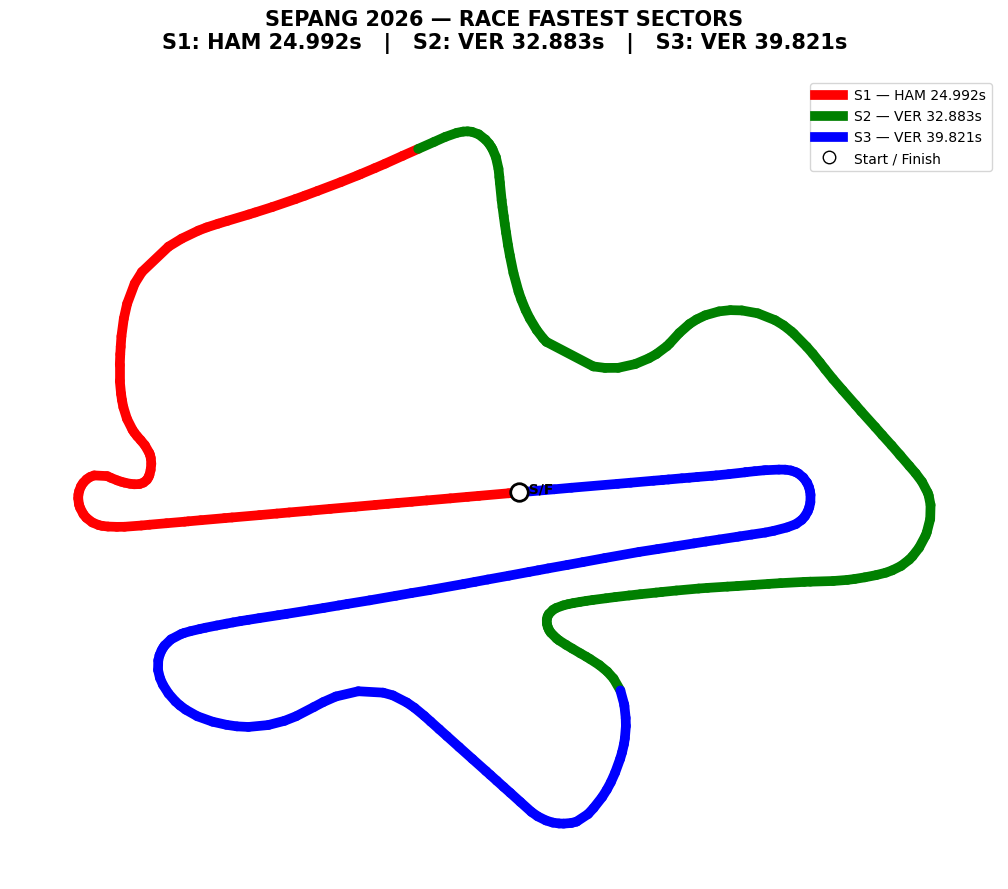

Reproduce this figure in Python.
# ================================================================
# SEPANG / KUALA LUMPUR 2026
# RACE FASTEST SECTORS + CIRCUIT MAP
# OPENF1 - GOOGLE COLAB - ONE CELL
# ================================================================

!pip install -q requests pandas numpy matplotlib

import requests
import pandas as pd
import numpy as np
import matplotlib.pyplot as plt

from matplotlib.collections import LineCollection
from matplotlib.lines import Line2D


# ================================================================
# CONFIG
# ================================================================

YEAR = 2026
BASE = "https://api.openf1.org/v1"


# ================================================================
# API HELPER
# ================================================================

def api_get(endpoint, params=None, allow_empty=False):
    url = f"{BASE}/{endpoint}"

    r = requests.get(
        url,
        params=params,
        timeout=90,
        headers={
            "Accept": "application/json",
            "User-Agent": "Mozilla/5.0"
        }
    )

    if r.status_code != 200:
        print("\nAPI ERROR")
        print("URL    :", r.url)
        print("Status :", r.status_code)
        print("Body   :", r.text[:500])
        raise RuntimeError(f"OpenF1 HTTP {r.status_code}")

    data = r.json()

    if not data and not allow_empty:
        raise RuntimeError(f"No data returned from {endpoint}")

    return data


# ================================================================
# DATETIME HELPER
# ================================================================

def parse_dt(x):
    return pd.to_datetime(
        x,
        format="mixed",
        utc=True,
        errors="coerce"
    )


# ================================================================
# 1. LOAD ALL SESSIONS 2026
# ================================================================

print("=" * 70)
print("LOAD 2026 SESSIONS")
print("=" * 70)

sessions = pd.DataFrame(
    api_get(
        "sessions",
        {"year": YEAR}
    )
)

print("Total 2026 sessions:", len(sessions))


# ================================================================
# 2. CARI SEPANG / KUALA LUMPUR SECARA LOKAL
# ================================================================

location_mask = (
    sessions["location"].astype(str).str.contains(
        "Kuala Lumpur|Sepang",
        case=False,
        regex=True,
        na=False
    )
    |
    sessions["circuit_short_name"].astype(str).str.contains(
        "Sepang|Kuala Lumpur",
        case=False,
        regex=True,
        na=False
    )
)

sepang_sessions = sessions[location_mask].copy()

print("\nMatching sessions:")
display(
    sepang_sessions[
        [
            "session_key",
            "meeting_key",
            "session_name",
            "country_name",
            "location",
            "circuit_short_name",
            "date_start",
            "date_end"
        ]
    ]
)

if sepang_sessions.empty:
    raise RuntimeError(
        "OpenF1 tidak menemukan session Kuala Lumpur / Sepang 2026."
    )


# ================================================================
# 3. PILIH RACE SESSION
# ================================================================

race_sessions = sepang_sessions[
    sepang_sessions["session_name"].astype(str).str.lower().eq("race")
].copy()

if race_sessions.empty:
    raise RuntimeError("Race session Sepang tidak ditemukan.")

race_sessions["parsed_start"] = parse_dt(
    race_sessions["date_start"]
)

race_sessions = race_sessions.sort_values("parsed_start")

session = race_sessions.iloc[-1]

SESSION_KEY = int(session["session_key"])
MEETING_KEY = int(session["meeting_key"])

SESSION_START = parse_dt(session["date_start"])
SESSION_END = parse_dt(session["date_end"])

print("\n" + "=" * 70)
print("RACE SESSION FOUND")
print("=" * 70)
print("Session Key :", SESSION_KEY)
print("Meeting Key :", MEETING_KEY)
print("Location    :", session["location"])
print("Country     :", session["country_name"])
print("Circuit     :", session["circuit_short_name"])
print("Start       :", SESSION_START)
print("End         :", SESSION_END)


# ================================================================
# 4. DRIVER DATA
# ================================================================

drivers = pd.DataFrame(
    api_get(
        "drivers",
        {"session_key": SESSION_KEY}
    )
)

drivers = drivers.drop_duplicates("driver_number")

driver_map = (
    drivers
    .set_index("driver_number")["name_acronym"]
    .to_dict()
)


# ================================================================
# 5. LOAD LAP DATA
# ================================================================

print("\n" + "=" * 70)
print("LOAD RACE LAP DATA")
print("=" * 70)

laps = pd.DataFrame(
    api_get(
        "laps",
        {"session_key": SESSION_KEY}
    )
)

if laps.empty:
    raise RuntimeError("Lap data race kosong.")

laps["date_parsed"] = parse_dt(laps["date_start"])

numeric_columns = [
    "driver_number",
    "lap_number",
    "lap_duration",
    "duration_sector_1",
    "duration_sector_2",
    "duration_sector_3"
]

for column in numeric_columns:
    if column in laps.columns:
        laps[column] = pd.to_numeric(
            laps[column],
            errors="coerce"
        )

# buang row yang tanggalnya invalid
laps = laps[laps["date_parsed"].notna()].copy()

print("Total race laps:", len(laps))


# ================================================================
# 6. FILTER VALID TIMED LAPS
# ================================================================

race_laps = laps.copy()

# buang pit-out kalau ada
if "is_pit_out_lap" in race_laps.columns:
    race_laps = race_laps[race_laps["is_pit_out_lap"] != True].copy()

# wajib punya sector lengkap
race_laps = race_laps.dropna(
    subset=[
        "duration_sector_1",
        "duration_sector_2",
        "duration_sector_3"
    ]
)

# sector valid
race_laps = race_laps[
    (race_laps["duration_sector_1"] > 0)
    &
    (race_laps["duration_sector_2"] > 0)
    &
    (race_laps["duration_sector_3"] > 0)
].copy()

if race_laps.empty:
    raise RuntimeError("Tidak ada valid timed laps untuk race.")

race_laps["Driver"] = race_laps["driver_number"].map(driver_map)
race_laps["Driver"] = race_laps["Driver"].fillna(
    race_laps["driver_number"].astype(str)
)

print("Valid race timed laps:", len(race_laps))
print("Drivers:", sorted(race_laps["Driver"].unique()))


# ================================================================
# 7. FASTEST INDIVIDUAL SECTORS SEPANJANG RACE
# ================================================================

sector_columns = {
    "S1": "duration_sector_1",
    "S2": "duration_sector_2",
    "S3": "duration_sector_3"
}

sector_results = []

for sector, column in sector_columns.items():
    idx = race_laps[column].idxmin()
    row = race_laps.loc[idx]

    sector_results.append({
        "Sector": sector,
        "Driver": row["Driver"],
        "DriverNumber": int(row["driver_number"]),
        "Lap": int(row["lap_number"]),
        "Time": float(row[column])
    })

sector_df = pd.DataFrame(sector_results)

print("\n" + "=" * 70)
print("FASTEST RACE SECTORS")
print("=" * 70)

sector_table = sector_df.copy()
sector_table["Time"] = sector_table["Time"].map(
    lambda x: f"{x:.3f} s"
)

display(sector_table)

print()
for _, row in sector_df.iterrows():
    print(
        f"{row['Sector']}  |  "
        f"{row['Driver']:<4}  |  "
        f"{row['Time']:.3f} s  |  "
        f"Lap {int(row['Lap'])}"
    )


# ================================================================
# 8. FASTEST FULL RACE LAP
#
# Ini dipakai sebagai base untuk map circuit
# ================================================================

complete = race_laps[race_laps["lap_duration"].notna()].copy()
complete = complete[complete["lap_duration"] > 0]

if complete.empty:
    race_laps["calculated_time"] = (
        race_laps["duration_sector_1"]
        + race_laps["duration_sector_2"]
        + race_laps["duration_sector_3"]
    )

    fastest = race_laps.loc[
        race_laps["calculated_time"].idxmin()
    ]

    FASTEST_TIME = float(fastest["calculated_time"])
else:
    fastest = complete.loc[
        complete["lap_duration"].idxmin()
    ]

    FASTEST_TIME = float(fastest["lap_duration"])

FASTEST_DRIVER_NUM = int(fastest["driver_number"])
FASTEST_DRIVER = driver_map.get(
    FASTEST_DRIVER_NUM,
    str(FASTEST_DRIVER_NUM)
)
FASTEST_LAP = int(fastest["lap_number"])

print("\n" + "=" * 70)
print("FASTEST FULL RACE LAP")
print("=" * 70)
print("Driver:", FASTEST_DRIVER)
print("Lap   :", FASTEST_LAP)
print("Time  :", f"{FASTEST_TIME:.3f} s")


# ================================================================
# 9. LAP START / END
# ================================================================

lap_start = parse_dt(fastest["date_start"])

if pd.isna(lap_start):
    raise RuntimeError("Tanggal fastest lap tidak bisa diparse.")

lap_end = lap_start + pd.Timedelta(seconds=FASTEST_TIME)


# ================================================================
# 10. LOAD LOCATION DATA UNTUK FASTEST DRIVER
# ================================================================

print("\n" + "=" * 70)
print("LOAD TRACK LOCATION DATA")
print("=" * 70)

location = pd.DataFrame(
    api_get(
        "location",
        {
            "session_key": SESSION_KEY,
            "driver_number": FASTEST_DRIVER_NUM
        }
    )
)

if location.empty:
    raise RuntimeError("Location data kosong.")

location["date_parsed"] = parse_dt(location["date"])
location["x"] = pd.to_numeric(location["x"], errors="coerce")
location["y"] = pd.to_numeric(location["y"], errors="coerce")

location = location.dropna(
    subset=["date_parsed", "x", "y"]
).copy()

# buang titik invalid
location = location[
    ~((location["x"] == 0) & (location["y"] == 0))
].copy()

location = location.sort_values("date_parsed")


# ================================================================
# 11. FILTER HANYA FASTEST LAP
# ================================================================

track = location[
    (location["date_parsed"] >= lap_start)
    &
    (location["date_parsed"] <= lap_end)
].copy()

if len(track) < 20:
    raise RuntimeError(
        f"Location points terlalu sedikit: {len(track)}"
    )

track["elapsed"] = (
    track["date_parsed"] - lap_start
).dt.total_seconds()


# ================================================================
# 12. BOUNDARY SECTOR PADA FASTEST RACE LAP
# ================================================================

lap_s1 = float(fastest["duration_sector_1"])
lap_s2 = float(fastest["duration_sector_2"])
lap_s3 = float(fastest["duration_sector_3"])

S1_END = lap_s1
S2_END = lap_s1 + lap_s2


# ================================================================
# 13. XY DATA
# ================================================================

x = track["x"].to_numpy(dtype=float)
y = track["y"].to_numpy(dtype=float)
t = track["elapsed"].to_numpy(dtype=float)

points = np.array([x, y]).T.reshape(-1, 1, 2)
segments = np.concatenate([points[:-1], points[1:]], axis=1)


# ================================================================
# 14. WARNA SECTOR
# ================================================================

colors = []

for sec in t[:-1]:
    if sec <= S1_END:
        colors.append("red")
    elif sec <= S2_END:
        colors.append("green")
    else:
        colors.append("blue")


# ================================================================
# 15. PLOT CIRCUIT MAP
# ================================================================

fig, ax = plt.subplots(figsize=(12, 9))

lc = LineCollection(
    segments,
    colors=colors,
    linewidth=7,
    capstyle="round",
    joinstyle="round"
)

ax.add_collection(lc)

ax.set_aspect("equal", adjustable="box")

mx = (x.max() - x.min()) * 0.08
my = (y.max() - y.min()) * 0.08

ax.set_xlim(x.min() - mx, x.max() + mx)
ax.set_ylim(y.min() - my, y.max() + my)


# ================================================================
# 16. START / FINISH
# ================================================================

ax.scatter(
    x[0],
    y[0],
    s=160,
    facecolor="white",
    edgecolor="black",
    linewidth=2,
    zorder=10
)

ax.text(
    x[0],
    y[0],
    "  S/F",
    fontsize=10,
    fontweight="bold"
)


# ================================================================
# 17. TITLE + LEGEND DATA
# ================================================================

s1 = sector_df[sector_df["Sector"] == "S1"].iloc[0]
s2 = sector_df[sector_df["Sector"] == "S2"].iloc[0]
s3 = sector_df[sector_df["Sector"] == "S3"].iloc[0]

ax.set_title(
    "SEPANG 2026 — RACE FASTEST SECTORS\n"
    f"S1: {s1['Driver']} {s1['Time']:.3f}s   |   "
    f"S2: {s2['Driver']} {s2['Time']:.3f}s   |   "
    f"S3: {s3['Driver']} {s3['Time']:.3f}s",
    fontsize=15,
    fontweight="bold",
    pad=20
)

legend = [
    Line2D(
        [0], [0],
        color="red",
        lw=7,
        label=f"S1 — {s1['Driver']} {s1['Time']:.3f}s"
    ),
    Line2D(
        [0], [0],
        color="green",
        lw=7,
        label=f"S2 — {s2['Driver']} {s2['Time']:.3f}s"
    ),
    Line2D(
        [0], [0],
        color="blue",
        lw=7,
        label=f"S3 — {s3['Driver']} {s3['Time']:.3f}s"
    ),
    Line2D(
        [0], [0],
        marker="o",
        markerfacecolor="white",
        markeredgecolor="black",
        linestyle="None",
        markersize=9,
        label="Start / Finish"
    )
]

ax.legend(handles=legend, loc="best")
ax.axis("off")

plt.tight_layout()
plt.show()
